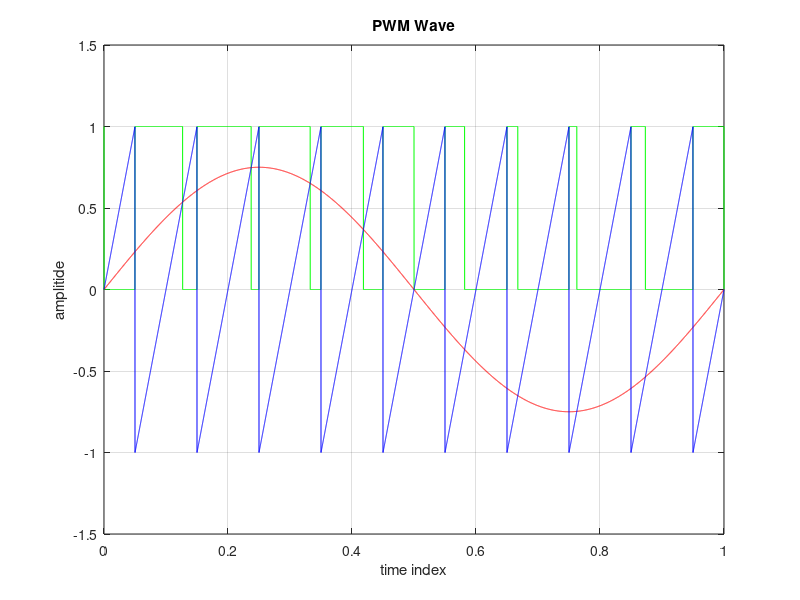

The MATLAB source for this figure:
clc; 
close all; 
clear all; 
t=0:0.0001:1; 
s=sawtooth(2*pi*10*t+pi); 
plot(s); 
m=0.75*sin(2*pi*1*t); 
n=length(s);
for i=1:n 
if (m(i)>=s(i)) pwm(i)=1; 
elseif (m(i)<=s(i)) pwm(i)=0; 
end 
end 
plot(t,pwm,'g',t,m,'r',t,s,'b'); 
xlabel('time index'); 
ylabel('amplitide'); 
grid on; 
axis([0 1 -1.5 1.5]); 
title('PWM Wave')
